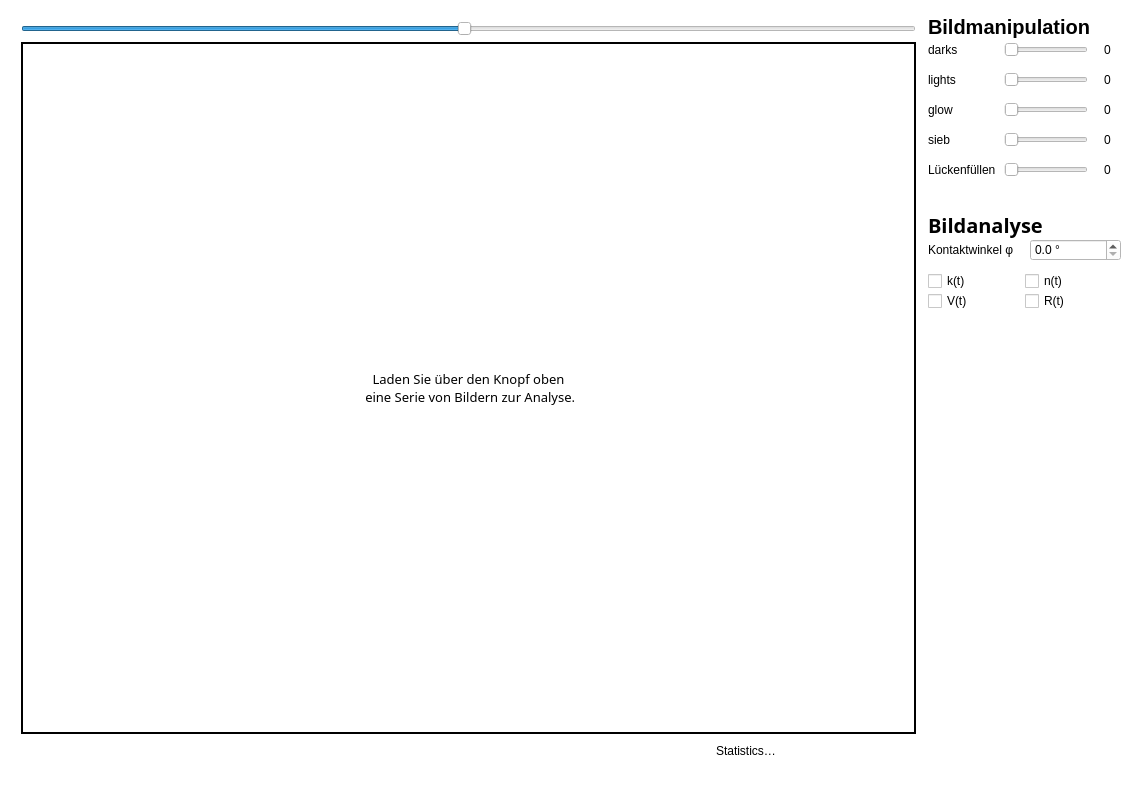
<?xml version="1.0" encoding="UTF-8"?>
<ui version="4.0">
 <class>MainWindow</class>
 <widget class="QMainWindow" name="MainWindow">
  <property name="geometry">
   <rect>
    <x>0</x>
    <y>0</y>
    <width>1142</width>
    <height>795</height>
   </rect>
  </property>
  <property name="minimumSize">
   <size>
    <width>800</width>
    <height>500</height>
   </size>
  </property>
  <property name="maximumSize">
   <size>
    <width>1920</width>
    <height>1080</height>
   </size>
  </property>
  <property name="windowTitle">
   <string>MainWindow</string>
  </property>
  <property name="styleSheet">
   <string notr="true">background-color: rgb(255,255,255);
color:black;
font: 57 10pt &quot;NotoSerifTamilSlanted Medium&quot;;</string>
  </property>
  <property name="tabShape">
   <enum>QTabWidget::Triangular</enum>
  </property>
  <widget class="QWidget" name="centralwidget">
   <property name="enabled">
    <bool>true</bool>
   </property>
   <property name="sizePolicy">
    <sizepolicy hsizetype="Preferred" vsizetype="Preferred">
     <horstretch>0</horstretch>
     <verstretch>1</verstretch>
    </sizepolicy>
   </property>
   <property name="styleSheet">
    <string notr="true"/>
   </property>
   <layout class="QGridLayout" name="gridLayout_2" rowstretch="10,0" columnstretch="4,0,0,0,0">
    <property name="leftMargin">
     <number>15</number>
    </property>
    <property name="topMargin">
     <number>15</number>
    </property>
    <property name="rightMargin">
     <number>15</number>
    </property>
    <property name="bottomMargin">
     <number>15</number>
    </property>
    <property name="spacing">
     <number>0</number>
    </property>
    <item row="0" column="4">
     <layout class="QVBoxLayout" name="verticalLayout_3">
      <property name="leftMargin">
       <number>6</number>
      </property>
      <property name="topMargin">
       <number>0</number>
      </property>
      <property name="rightMargin">
       <number>6</number>
      </property>
      <property name="bottomMargin">
       <number>6</number>
      </property>
      <item>
       <widget class="QLabel" name="label_7">
        <property name="styleSheet">
         <string notr="true">font-weight: bold;
font-size: 15pt;</string>
        </property>
        <property name="text">
         <string>Bildmanipulation</string>
        </property>
       </widget>
      </item>
      <item>
       <layout class="QGridLayout" name="gridLayout_4">
        <property name="spacing">
         <number>8</number>
        </property>
        <item row="1" column="0">
         <widget class="QLabel" name="label">
          <property name="text">
           <string>lights</string>
          </property>
         </widget>
        </item>
        <item row="0" column="1">
         <widget class="QSlider" name="darksSlider">
          <property name="maximum">
           <number>255</number>
          </property>
          <property name="orientation">
           <enum>Qt::Horizontal</enum>
          </property>
         </widget>
        </item>
        <item row="2" column="1">
         <widget class="QSlider" name="glowSlider">
          <property name="maximum">
           <number>30</number>
          </property>
          <property name="orientation">
           <enum>Qt::Horizontal</enum>
          </property>
         </widget>
        </item>
        <item row="1" column="1">
         <widget class="QSlider" name="lightsSlider">
          <property name="maximum">
           <number>255</number>
          </property>
          <property name="orientation">
           <enum>Qt::Horizontal</enum>
          </property>
         </widget>
        </item>
        <item row="0" column="0">
         <widget class="QLabel" name="label_2">
          <property name="text">
           <string>darks</string>
          </property>
         </widget>
        </item>
        <item row="2" column="0">
         <widget class="QLabel" name="label_4">
          <property name="text">
           <string>glow</string>
          </property>
         </widget>
        </item>
        <item row="0" column="2">
         <widget class="QSpinBox" name="spinBox">
          <property name="frame">
           <bool>false</bool>
          </property>
          <property name="alignment">
           <set>Qt::AlignCenter</set>
          </property>
          <property name="buttonSymbols">
           <enum>QAbstractSpinBox::NoButtons</enum>
          </property>
         </widget>
        </item>
        <item row="1" column="2">
         <widget class="QSpinBox" name="spinBox_2">
          <property name="wrapping">
           <bool>false</bool>
          </property>
          <property name="frame">
           <bool>false</bool>
          </property>
          <property name="alignment">
           <set>Qt::AlignCenter</set>
          </property>
          <property name="buttonSymbols">
           <enum>QAbstractSpinBox::NoButtons</enum>
          </property>
         </widget>
        </item>
        <item row="2" column="2">
         <widget class="QSpinBox" name="spinBox_3">
          <property name="frame">
           <bool>false</bool>
          </property>
          <property name="alignment">
           <set>Qt::AlignCenter</set>
          </property>
          <property name="buttonSymbols">
           <enum>QAbstractSpinBox::NoButtons</enum>
          </property>
         </widget>
        </item>
        <item row="3" column="0">
         <widget class="QLabel" name="label_5">
          <property name="text">
           <string>sieb</string>
          </property>
         </widget>
        </item>
        <item row="3" column="1">
         <widget class="QSlider" name="siebSlider">
          <property name="maximum">
           <number>30</number>
          </property>
          <property name="orientation">
           <enum>Qt::Horizontal</enum>
          </property>
         </widget>
        </item>
        <item row="3" column="2">
         <widget class="QSpinBox" name="spinBox_4">
          <property name="frame">
           <bool>false</bool>
          </property>
          <property name="alignment">
           <set>Qt::AlignCenter</set>
          </property>
          <property name="buttonSymbols">
           <enum>QAbstractSpinBox::NoButtons</enum>
          </property>
         </widget>
        </item>
        <item row="4" column="0">
         <widget class="QLabel" name="label_6">
          <property name="text">
           <string>Lückenfüllen</string>
          </property>
         </widget>
        </item>
        <item row="4" column="1">
         <widget class="QSlider" name="lueckenSlider">
          <property name="maximum">
           <number>30</number>
          </property>
          <property name="orientation">
           <enum>Qt::Horizontal</enum>
          </property>
         </widget>
        </item>
        <item row="4" column="2">
         <widget class="QSpinBox" name="spinBox_5">
          <property name="frame">
           <bool>false</bool>
          </property>
          <property name="alignment">
           <set>Qt::AlignCenter</set>
          </property>
          <property name="buttonSymbols">
           <enum>QAbstractSpinBox::NoButtons</enum>
          </property>
         </widget>
        </item>
       </layout>
      </item>
      <item>
       <spacer name="verticalSpacer">
        <property name="orientation">
         <enum>Qt::Vertical</enum>
        </property>
        <property name="sizeType">
         <enum>QSizePolicy::Fixed</enum>
        </property>
        <property name="sizeHint" stdset="0">
         <size>
          <width>20</width>
          <height>30</height>
         </size>
        </property>
       </spacer>
      </item>
      <item>
       <widget class="QLabel" name="label_8">
        <property name="font">
         <font>
          <family>NotoSerifTamilSlanted Medium</family>
          <pointsize>15</pointsize>
          <weight>75</weight>
          <italic>false</italic>
          <bold>true</bold>
         </font>
        </property>
        <property name="styleSheet">
         <string notr="true">font-weight: bold;
font-size: 15pt;</string>
        </property>
        <property name="text">
         <string>Bildanalyse</string>
        </property>
       </widget>
      </item>
      <item>
       <layout class="QHBoxLayout" name="horizontalLayout">
        <property name="spacing">
         <number>11</number>
        </property>
        <item>
         <widget class="QLabel" name="label_9">
          <property name="text">
           <string>Kontaktwinkel φ </string>
          </property>
         </widget>
        </item>
        <item>
         <widget class="QDoubleSpinBox" name="kontaktWinkelBox">
          <property name="suffix">
           <string> °</string>
          </property>
          <property name="decimals">
           <number>1</number>
          </property>
         </widget>
        </item>
       </layout>
      </item>
      <item>
       <spacer name="verticalSpacer_3">
        <property name="orientation">
         <enum>Qt::Vertical</enum>
        </property>
        <property name="sizeType">
         <enum>QSizePolicy::Fixed</enum>
        </property>
        <property name="sizeHint" stdset="0">
         <size>
          <width>20</width>
          <height>10</height>
         </size>
        </property>
       </spacer>
      </item>
      <item>
       <layout class="QGridLayout" name="gridLayout_3">
        <item row="1" column="0">
         <widget class="QCheckBox" name="checkBox_3">
          <property name="text">
           <string>V(t)</string>
          </property>
         </widget>
        </item>
        <item row="0" column="1">
         <widget class="QCheckBox" name="checkBox_2">
          <property name="text">
           <string>n(t)</string>
          </property>
         </widget>
        </item>
        <item row="0" column="0">
         <widget class="QCheckBox" name="checkBox">
          <property name="enabled">
           <bool>true</bool>
          </property>
          <property name="text">
           <string>k(t)</string>
          </property>
          <property name="tristate">
           <bool>false</bool>
          </property>
         </widget>
        </item>
        <item row="1" column="1">
         <widget class="QCheckBox" name="checkBox_4">
          <property name="text">
           <string>R(t)</string>
          </property>
         </widget>
        </item>
       </layout>
      </item>
      <item>
       <spacer name="verticalSpacer_2">
        <property name="orientation">
         <enum>Qt::Vertical</enum>
        </property>
        <property name="sizeHint" stdset="0">
         <size>
          <width>20</width>
          <height>40</height>
         </size>
        </property>
       </spacer>
      </item>
     </layout>
    </item>
    <item row="0" column="3">
     <layout class="QVBoxLayout" name="verticalLayout_2"/>
    </item>
    <item row="1" column="0" colspan="5">
     <layout class="QVBoxLayout" name="timelineContainer">
      <property name="leftMargin">
       <number>6</number>
      </property>
      <property name="topMargin">
       <number>6</number>
      </property>
      <property name="rightMargin">
       <number>6</number>
      </property>
      <property name="bottomMargin">
       <number>6</number>
      </property>
     </layout>
    </item>
    <item row="0" column="0" colspan="2">
     <layout class="QGridLayout" name="gridLayout">
      <property name="leftMargin">
       <number>6</number>
      </property>
      <property name="topMargin">
       <number>6</number>
      </property>
      <property name="rightMargin">
       <number>6</number>
      </property>
      <property name="bottomMargin">
       <number>6</number>
      </property>
      <property name="spacing">
       <number>6</number>
      </property>
      <item row="2" column="4">
       <widget class="QPushButton" name="playButton">
        <property name="enabled">
         <bool>false</bool>
        </property>
        <property name="minimumSize">
         <size>
          <width>55</width>
          <height>0</height>
         </size>
        </property>
        <property name="maximumSize">
         <size>
          <width>55</width>
          <height>16777215</height>
         </size>
        </property>
        <property name="styleSheet">
         <string notr="true"/>
        </property>
        <property name="text">
         <string/>
        </property>
        <property name="icon">
         <iconset resource="resources.qrc">
          <normaloff>:/Icons/Icons/play.png</normaloff>:/Icons/Icons/play.png</iconset>
        </property>
        <property name="iconSize">
         <size>
          <width>21</width>
          <height>16</height>
         </size>
        </property>
        <property name="flat">
         <bool>true</bool>
        </property>
       </widget>
      </item>
      <item row="2" column="7">
       <widget class="QLabel" name="statistics">
        <property name="minimumSize">
         <size>
          <width>200</width>
          <height>0</height>
         </size>
        </property>
        <property name="styleSheet">
         <string notr="true"/>
        </property>
        <property name="text">
         <string>Statistics…</string>
        </property>
       </widget>
      </item>
      <item row="2" column="3">
       <widget class="QPushButton" name="forwardsButton">
        <property name="enabled">
         <bool>false</bool>
        </property>
        <property name="sizePolicy">
         <sizepolicy hsizetype="Minimum" vsizetype="Fixed">
          <horstretch>0</horstretch>
          <verstretch>0</verstretch>
         </sizepolicy>
        </property>
        <property name="maximumSize">
         <size>
          <width>40</width>
          <height>16777215</height>
         </size>
        </property>
        <property name="text">
         <string/>
        </property>
        <property name="icon">
         <iconset resource="resources.qrc">
          <normaloff>:/Icons/Icons/forwards.png</normaloff>:/Icons/Icons/forwards.png</iconset>
        </property>
        <property name="checkable">
         <bool>false</bool>
        </property>
        <property name="default">
         <bool>false</bool>
        </property>
        <property name="flat">
         <bool>true</bool>
        </property>
       </widget>
      </item>
      <item row="0" column="1" colspan="7">
       <widget class="QSlider" name="revealSlider">
        <property name="maximum">
         <number>101</number>
        </property>
        <property name="singleStep">
         <number>1</number>
        </property>
        <property name="value">
         <number>50</number>
        </property>
        <property name="orientation">
         <enum>Qt::Horizontal</enum>
        </property>
       </widget>
      </item>
      <item row="1" column="1" colspan="7">
       <widget class="QLabel" name="firstLabelGoodMorning">
        <property name="sizePolicy">
         <sizepolicy hsizetype="Expanding" vsizetype="Expanding">
          <horstretch>0</horstretch>
          <verstretch>0</verstretch>
         </sizepolicy>
        </property>
        <property name="minimumSize">
         <size>
          <width>1</width>
          <height>1</height>
         </size>
        </property>
        <property name="font">
         <font>
          <family>NotoSerifTamilSlanted Medium</family>
          <pointsize>10</pointsize>
          <weight>7</weight>
          <italic>false</italic>
          <bold>false</bold>
         </font>
        </property>
        <property name="styleSheet">
         <string notr="true">border: 2px solid;</string>
        </property>
        <property name="text">
         <string>Laden Sie über den Knopf oben
 eine Serie von Bildern zur Analyse.</string>
        </property>
        <property name="scaledContents">
         <bool>false</bool>
        </property>
        <property name="alignment">
         <set>Qt::AlignCenter</set>
        </property>
        <property name="wordWrap">
         <bool>true</bool>
        </property>
       </widget>
      </item>
      <item row="2" column="5">
       <spacer name="horizontalSpacer">
        <property name="orientation">
         <enum>Qt::Horizontal</enum>
        </property>
        <property name="sizeHint" stdset="0">
         <size>
          <width>40</width>
          <height>20</height>
         </size>
        </property>
       </spacer>
      </item>
      <item row="2" column="2">
       <widget class="QPushButton" name="backwardsButton">
        <property name="enabled">
         <bool>false</bool>
        </property>
        <property name="sizePolicy">
         <sizepolicy hsizetype="Fixed" vsizetype="Fixed">
          <horstretch>0</horstretch>
          <verstretch>0</verstretch>
         </sizepolicy>
        </property>
        <property name="maximumSize">
         <size>
          <width>40</width>
          <height>16777215</height>
         </size>
        </property>
        <property name="text">
         <string/>
        </property>
        <property name="icon">
         <iconset resource="resources.qrc">
          <normaloff>:/Icons/Icons/backwards.png</normaloff>:/Icons/Icons/backwards.png</iconset>
        </property>
        <property name="default">
         <bool>false</bool>
        </property>
        <property name="flat">
         <bool>true</bool>
        </property>
       </widget>
      </item>
     </layout>
    </item>
   </layout>
  </widget>
  <widget class="QMenuBar" name="menubar">
   <property name="geometry">
    <rect>
     <x>0</x>
     <y>0</y>
     <width>1142</width>
     <height>33</height>
    </rect>
   </property>
  </widget>
  <action name="actionLoad_Series">
   <property name="text">
    <string>Load Series</string>
   </property>
  </action>
  <action name="actionSave_Analysis">
   <property name="checkable">
    <bool>false</bool>
   </property>
   <property name="text">
    <string>Save Analysis</string>
   </property>
  </action>
 </widget>
 <resources>
  <include location="resources.qrc"/>
 </resources>
 <connections/>
</ui>
